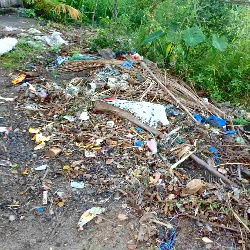
#> input picture dataset/high/00a40ac0-1a14-4b3a-a1ce-d8c89d37d1cd_6afde6c9-bbbb-47c6-acf5-8b0392c59fba_bright.jpg, 250 x 250 px, found by its file name; its folder holds only this picture in this run
$ jupyter execute --allow-errors image_aug_trash.ipynb
#> lines starting #> are read from the running program, lines starting #| are printed output that depends on the picture; after the words box and inside, x2 and y2 are one past the last pixel; in counts of white or black regions, pixels touching at a corner belong together
#> further down, image is the input picture: shape (250, 250, 3); mean B, G, R 110.3, 128.4, 119.6
[cell 1]
import os.path
import cv2
import numpy as np
import random

[cell 2]
def fill(img, h, w):
    img = cv2.resize(img, (h, w), cv2.INTER_CUBIC)
    return img

def zoom(img, value):
    if value > 1 or value < 0:
        print('Value for zoom should be less than 1 and greater than 0')
        return img
    value = random.uniform(value, 1)
    h, w = img.shape[:2]
    h_taken = int(value*h)
    w_taken = int(value*w)
    h_start = random.randint(0, h-h_taken)
    w_start = random.randint(0, w-w_taken)
    img = img[h_start:h_start+h_taken, w_start:w_start+w_taken, :]
    img = fill(img, h, w)
    return img

[cell 3]
def brightness(img, value):
#> called with value = -30
    hsv = cv2.cvtColor(img, cv2.COLOR_RGB2HSV)
#> hsv: shape (250, 250, 3); mean H, S, V 78.8, 64.4, 135.2

    h, s, v = cv2.split(hsv)
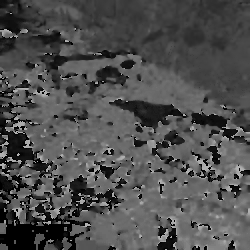
#> h: shape (250, 250); min 0, max 179, mean 78.8
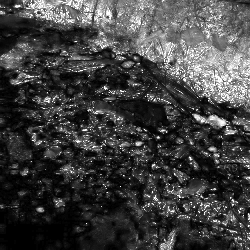
#> s: shape (250, 250); min 0, max 255, mean 64.4
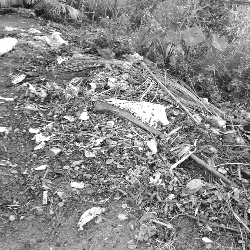
#> v: shape (250, 250); min 3, max 255, mean 135.2
    if(value > 0):
        lim = 255 - value
        v[v > lim] = 255
        v[v <= lim] += value
    if(value < 0):
        v[v < abs(value)] = 0
#> v: shape (250, 250); 0.75% of pixels changed, all inside (x1, y1, x2, y2) = (3, 3, 250, 249)
        v[v >= abs(value)] -= abs(value)
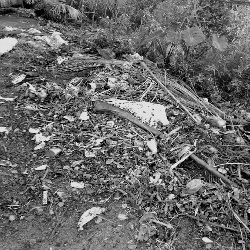
#> v: shape (250, 250); min 0, max 225, mean 105.2

    hsv = cv2.merge((h, s, v))
#> hsv: shape (250, 250, 3); mean H, S, V 78.8, 64.4, 105.2
    img = cv2.cvtColor(hsv, cv2.COLOR_HSV2RGB)
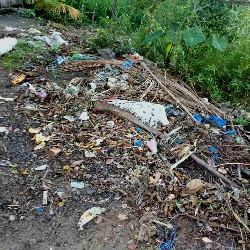
#> img: shape (250, 250, 3); mean B, G, R 86.5, 100, 93.3
    return img

[cell 4]
def horizontal_shift(img, ratio=0.0):
#> called with ratio = 0.7
    if ratio > 1 or ratio < 0:
        print('Value should be less than 1 and greater than 0')
        return img
    ratio = random.uniform(-ratio, ratio)
    h, w = img.shape[:2]
#> h = 250; w = 250
    to_shift = w*ratio
#> to_shift = 120.5
    if ratio > 0:
        img = img[:, :int(w-to_shift), :]
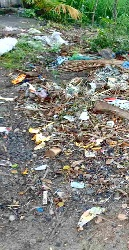
#> img: shape (250, 129, 3); mean of channels 0, 1, 2 117.7, 130, 125.8; drawn as B, G, R
    if ratio < 0:
        img = img[:, int(-1*to_shift):, :]
    img = fill(img, h, w)
#> in fill, `img = cv2.resize(img, (h, w), cv2.INTER_CUBIC)`:
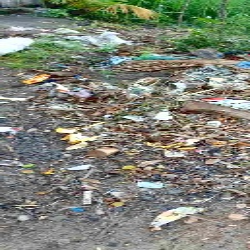
#> img: shape (250, 250, 3); mean of channels 0, 1, 2 117.7, 130, 125.8; drawn as B, G, R
    return img

[cell 5]
def vertical_shift(img, ratio=0.0):
    if ratio > 1 or ratio < 0:
        print('Value should be less than 1 and greater than 0')
        return img
    ratio = random.uniform(-ratio, ratio)
    h, w = img.shape[:2]
    to_shift = h*ratio
    if ratio > 0:
        img = img[:int(h-to_shift), :, :]
    if ratio < 0:
        img = img[int(-1*to_shift):, :, :]
    img = fill(img, h, w)
    return img

[cell 6]
base_path = "D:/Downloads/how much trash_updated/how much trash_updated"
saving_path = "D:/Downloads/how much trash_updated/Augmented"

[cell 7]
categories = ['low', 'medium', 'high']
#> (the rest of this cell did not finish here and is left out)

[cell 8]
category = 'high'
category_path = os.path.join(base_path, category)
# print(category_path)
for i in os.listdir(category_path):
    image = cv2.imread(os.path.join(category_path, i))
    image = cv2.resize(image, (250, 250), interpolation = cv2.INTER_CUBIC)
    bright_image = brightness(image, -30)
    image_name = i.split('.')[0]
    image_name += '_dark'
    cv2.imwrite(os.path.join(saving_path, category, image_name + '.jpg'), bright_image)

$ run again, on dataset/high/00b19567-918c-4faa-b03a-1c96e76df7ba_b3d216c9-4283-457f-a8b6-d33977510d91_bright.jpg
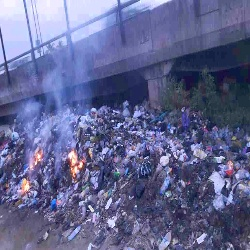
#> input picture dataset/high/00b19567-918c-4faa-b03a-1c96e76df7ba_b3d216c9-4283-457f-a8b6-d33977510d91_bright.jpg, 250 x 250 px, found by its file name
#> image is the input picture: shape (250, 250, 3); mean B, G, R 144, 101.4, 97.5
#> in brightness, `v[v >= abs(value)] -= abs(value)`:
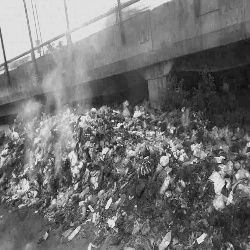
#> v: shape (250, 250); min 5, max 225, mean 114.5
#> in fill, `img = cv2.resize(img, (h, w), cv2.INTER_CUBIC)`:
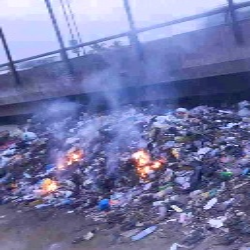
#> img: shape (250, 250, 3); mean of channels 0, 1, 2 166.7, 119.5, 115.8; drawn as B, G, R

$ run again, on dataset/high/00b19567-918c-4faa-b03a-1c96e76df7ba_b3d216c9-4283-457f-a8b6-d33977510d91_zoomed.jpg
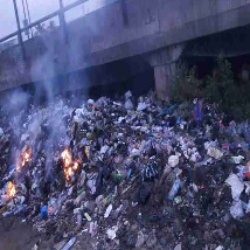
#> input picture dataset/high/00b19567-918c-4faa-b03a-1c96e76df7ba_b3d216c9-4283-457f-a8b6-d33977510d91_zoomed.jpg, 250 x 250 px, found by its file name
#> image is the input picture: shape (250, 250, 3); mean B, G, R 111.9, 77.4, 74.2
#> in brightness, `v[v >= abs(value)] -= abs(value)`:
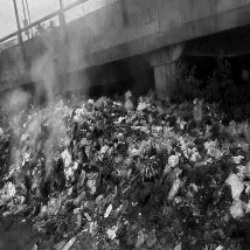
#> v: shape (250, 250); min 0, max 225, mean 82.4
#> in fill, `img = cv2.resize(img, (h, w), cv2.INTER_CUBIC)`:
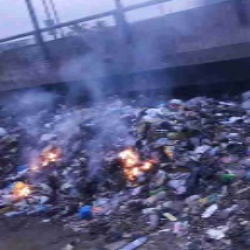
#> img: shape (250, 250, 3); mean of channels 0, 1, 2 133.4, 92.8, 89.3; drawn as B, G, R

$ run again, on dataset/high/00b12446-d549-4206-b3a0-67df5ac05780_2255ad5b-b08f-48c6-9f8d-29a9cca1f990_shift.jpg
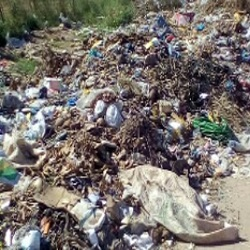
#> input picture dataset/high/00b12446-d549-4206-b3a0-67df5ac05780_2255ad5b-b08f-48c6-9f8d-29a9cca1f990_shift.jpg, 250 x 250 px, found by its file name
#> image is the input picture: shape (250, 250, 3); mean B, G, R 109.3, 114.3, 120.5
#> in fill, `img = cv2.resize(img, (h, w), cv2.INTER_CUBIC)`:
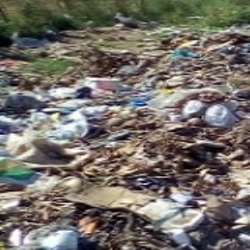
#> img: shape (250, 250, 3); mean of channels 0, 1, 2 104.3, 110.7, 115.8; drawn as B, G, R
